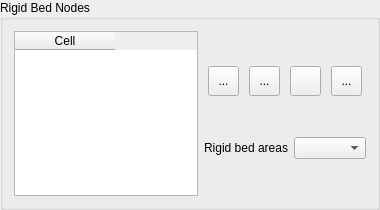
         <widget class="QGroupBox" name="groupBox_3">
          <property name="geometry">
           <rect>
            <x>450</x>
            <y>540</y>
            <width>380</width>
            <height>210</height>
           </rect>
          </property>
          <property name="sizePolicy">
           <sizepolicy hsizetype="Fixed" vsizetype="Fixed">
            <horstretch>0</horstretch>
            <verstretch>0</verstretch>
           </sizepolicy>
          </property>
          <property name="minimumSize">
           <size>
            <width>380</width>
            <height>210</height>
           </size>
          </property>
          <property name="maximumSize">
           <size>
            <width>351</width>
            <height>210</height>
           </size>
          </property>
          <property name="title">
           <string>Rigid Bed Nodes</string>
          </property>
          <layout class="QGridLayout" name="gridLayout_8">
           <item row="0" column="1">
            <layout class="QVBoxLayout" name="verticalLayout_8">
             <item>
              <layout class="QHBoxLayout" name="horizontalLayout_17">
               <item>
                <widget class="QToolButton" name="add_rigid_bed_btn">
                 <property name="minimumSize">
                  <size>
                   <width>31</width>
                   <height>30</height>
                  </size>
                 </property>
                 <property name="maximumSize">
                  <size>
                   <width>31</width>
                   <height>30</height>
                  </size>
                 </property>
                 <property name="toolTip">
                  <string>Add polygon for rigid bed nodes</string>
                 </property>
                 <property name="text">
                  <string>...</string>
                 </property>
                 <property name="icon">
                  <iconset>
                   <normaloff>../../../../.designer/img/mActionCapturePolygon.svg</normaloff>../../../../.designer/img/mActionCapturePolygon.svg</iconset>
                 </property>
                 <property name="iconSize">
                  <size>
                   <width>24</width>
                   <height>24</height>
                  </size>
                 </property>
                </widget>
               </item>
               <item>
                <widget class="QToolButton" name="delete_rigid_bed_btn">
                 <property name="minimumSize">
                  <size>
                   <width>31</width>
                   <height>30</height>
                  </size>
                 </property>
                 <property name="maximumSize">
                  <size>
                   <width>31</width>
                   <height>30</height>
                  </size>
                 </property>
                 <property name="toolTip">
                  <string>Save current polygon for rigid bed nodes</string>
                 </property>
                 <property name="text">
                  <string>...</string>
                 </property>
                 <property name="icon">
                  <iconset>
                   <normaloff>../../../../.designer/img/mActionSaveAllEdits.svg</normaloff>../../../../.designer/img/mActionSaveAllEdits.svg</iconset>
                 </property>
                 <property name="iconSize">
                  <size>
                   <width>24</width>
                   <height>24</height>
                  </size>
                 </property>
                </widget>
               </item>
               <item>
                <widget class="QToolButton" name="revert_changes_sed_btn">
                 <property name="minimumSize">
                  <size>
                   <width>31</width>
                   <height>30</height>
                  </size>
                 </property>
                 <property name="maximumSize">
                  <size>
                   <width>31</width>
                   <height>30</height>
                  </size>
                 </property>
                 <property name="toolTip">
                  <string>Revert unsaved changes for current rigid bed nodes</string>
                 </property>
                 <property name="text">
                  <string/>
                 </property>
                 <property name="icon">
                  <iconset>
                   <normaloff>../../../../.designer/img/mActionUndo.svg</normaloff>../../../../.designer/img/mActionUndo.svg</iconset>
                 </property>
                 <property name="iconSize">
                  <size>
                   <width>24</width>
                   <height>24</height>
                  </size>
                 </property>
                </widget>
               </item>
               <item>
                <widget class="QToolButton" name="delete_sed_btn">
                 <property name="minimumSize">
                  <size>
                   <width>31</width>
                   <height>30</height>
                  </size>
                 </property>
                 <property name="maximumSize">
                  <size>
                   <width>31</width>
                   <height>30</height>
                  </size>
                 </property>
                 <property name="toolTip">
                  <string>Delete current rigid bed node</string>
                 </property>
                 <property name="text">
                  <string>...</string>
                 </property>
                 <property name="icon">
                  <iconset>
                   <normaloff>../../../../.designer/img/mActionDeleteSelected.svg</normaloff>../../../../.designer/img/mActionDeleteSelected.svg</iconset>
                 </property>
                 <property name="iconSize">
                  <size>
                   <width>24</width>
                   <height>24</height>
                  </size>
                 </property>
                </widget>
               </item>
              </layout>
             </item>
             <item>
              <layout class="QHBoxLayout" name="horizontalLayout_18">
               <item>
                <widget class="QLabel" name="rigid_bed_area_lbl">
                 <property name="text">
                  <string>Rigid bed areas</string>
                 </property>
                 <property name="alignment">
                  <set>Qt::AlignRight|Qt::AlignTrailing|Qt::AlignVCenter</set>
                 </property>
                </widget>
               </item>
               <item>
                <widget class="QComboBox" name="sed_rigid_bed_area_cbo"/>
               </item>
              </layout>
             </item>
            </layout>
           </item>
           <item row="0" column="0">
            <widget class="QTableWidget" name="sed_rigid_nodes_tblw">
             <property name="minimumSize">
              <size>
               <width>0</width>
               <height>120</height>
              </size>
             </property>
             <property name="sizeIncrement">
              <size>
               <width>0</width>
               <height>120</height>
              </size>
             </property>
             <property name="inputMethodHints">
              <set>Qt::ImhDigitsOnly</set>
             </property>
             <property name="editTriggers">
              <set>QAbstractItemView::AllEditTriggers</set>
             </property>
             <property name="selectionMode">
              <enum>QAbstractItemView::SingleSelection</enum>
             </property>
             <property name="selectionBehavior">
              <enum>QAbstractItemView::SelectRows</enum>
             </property>
             <property name="cornerButtonEnabled">
              <bool>false</bool>
             </property>
             <attribute name="verticalHeaderStretchLastSection">
              <bool>false</bool>
             </attribute>
             <column>
              <property name="text">
               <string>Cell</string>
              </property>
             </column>
            </widget>
           </item>
          </layout>
         </widget>
